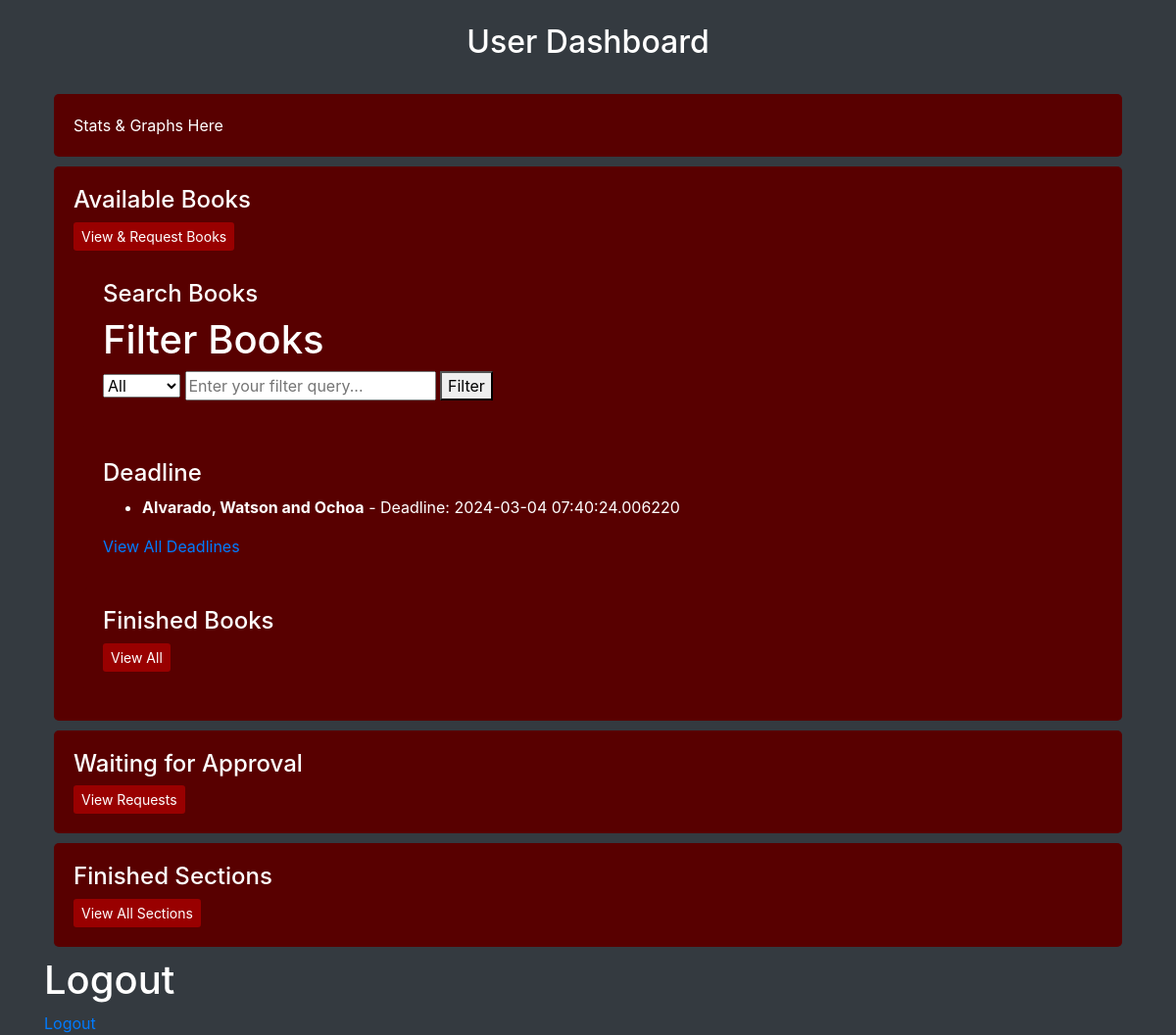
Before: /dashboards/user_dashboard (signed in) with the older database file.
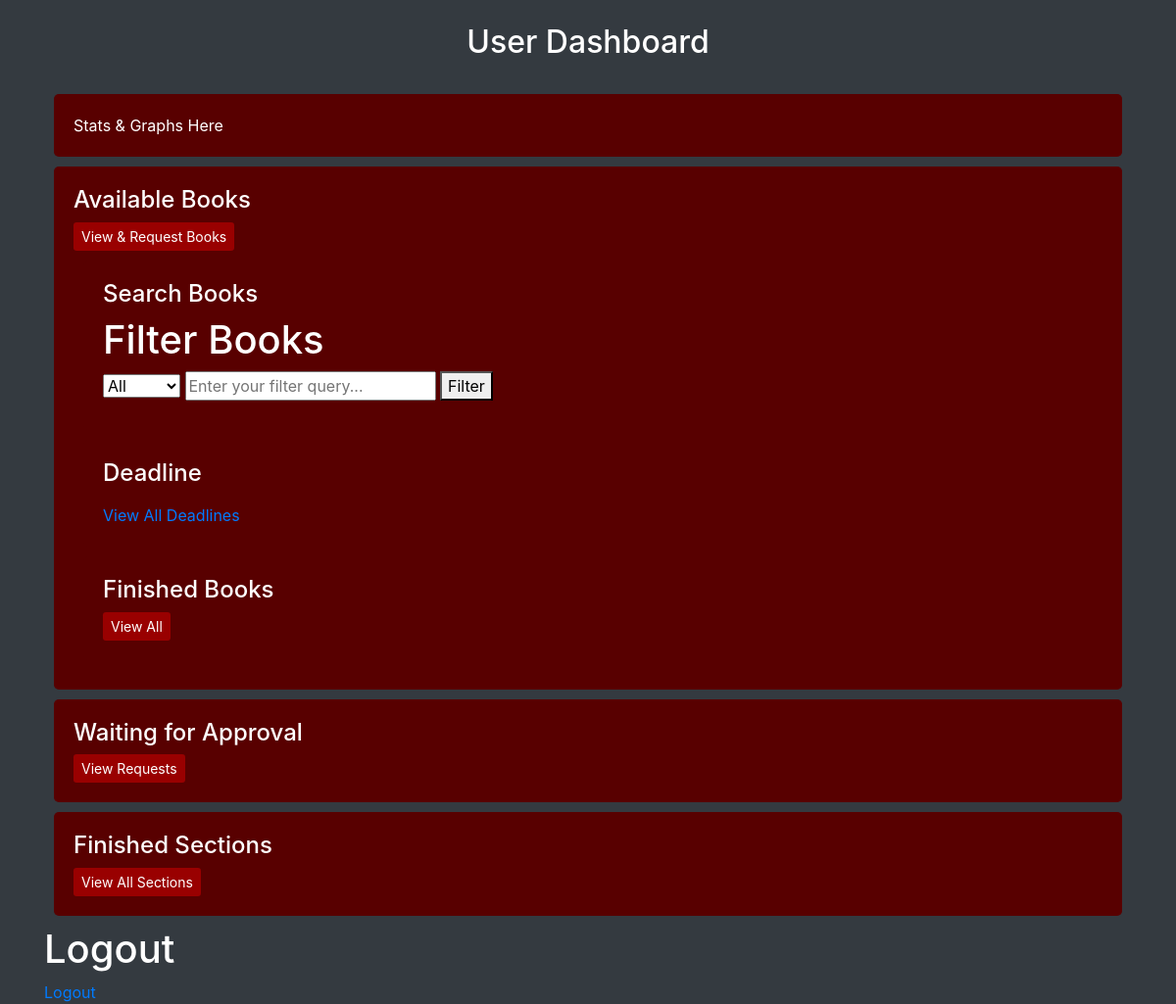
After: the same page with the newer database file.
### models.py (models this page shows, shortened)
class UserBook(db.Model):
    __tablename__ = "userbook"
    id = Column(Integer, primary_key=True)
    user_id = Column(Integer, ForeignKey('user.id'), nullable=False)
    book_id = Column(Integer, ForeignKey('book.id'), nullable=False)
    t_request = Column(DateTime, default=datetime.utcnow, nullable=False)
    t_return = Column(DateTime, nullable=True)
    t_deadline = Column(DateTime, nullable=True)
    is_approved = Column(Boolean, default=False)
    is_rejected = Column(Boolean, default=False)
    user = db.relationship('User', back_populates='user_books')
    book = db.relationship('Book', back_populates='user_books')

class Book(db.Model):
    __table_name__ = "book"
    id = Column(Integer, primary_key=True)
    name = Column(String(100), nullable=False)
    content = Column(Text, nullable=False)
    author = Column(String(100), nullable=False)
    section_id = Column(Integer, ForeignKey('section.id'), nullable=False)
    user_books = db.relationship('UserBook', back_populates='book', lazy=True)

### app.py (the view)
@app.route('/dashboards/user_dashboard')
def user_dashboard():
    user_id = session.get('user_id')
    if not user_id:
        flash('Please login to view your dashboard.', 'error')
        return redirect(url_for('login'))
    borrowed_books = db.session.query(UserBook, Book).join(Book, UserBook.book_id == Book.id).filter(UserBook.user_id == user_id, UserBook.t_return == None, UserBook.is_approved == True).all()
    now = datetime.utcnow()
    books_revoked = False
    deadline_warning_issued = False
    for user_book, book in borrowed_books:
        if user_book.t_deadline and now > user_book.t_deadline:
            user_book.is_approved = False
            books_revoked = True
        elif user_book.t_deadline and user_book.t_deadline - now <= timedelta(days=1):
            deadline_warning_issued = True
    if books_revoked:
        db.session.commit()
        flash('Access to one or more overdue books has been revoked. Please return them as soon as possible.', 'warning')
    if deadline_warning_issued:
        flash('Warning: One or more of your borrowed books are due within the next day. Please return them on time to avoid losing access.', 'warning')
    upcoming_deadlines = [(user_book, book) for user_book, book in borrowed_books if user_book.t_deadline and user_book.t_deadline > now]
    upcoming_deadlines.sort(key=lambda x: x[0].t_deadline)  # Sort by deadline
    upcoming_deadlines = upcoming_deadlines[:3]
    return render_template('dashboards/user_dashboard.html', borrowed_books=borrowed_books,upcoming_deadlines=upcoming_deadlines)

### templates/dashboards/user_dashboard.html (shortened to what this page needs)
<!DOCTYPE html>
<html lang="en">
  <head>
    <link
      href="https://stackpath.bootstrapcdn.com/bootstrap/4.5.2/css/bootstrap.min.css"
      rel="stylesheet"
    />
  </head>
  <body>
    <div class="container">
      <h2 class="text-center my-4">User Dashboard</h2>
      <div class="dashboard-container">
        <div class="dashboard-left">
          <div class="stats">Stats & Graphs Here</div>
          <div class="all-books">
            <h4>Available Books</h4>
            <a
              href="{{ url_for('list_all_books') }}"
              class="btn btn-custom btn-sm"
              >View & Request Books</a
            >
            <div class="search-books">
              <h4>Search Books</h4>
              <h1>Filter Books</h1>
              <form action="/books/filter" method="GET">
                <select name="filter_type" id="filter_type">
                  <option value="all">All</option>
                </select>
                <input
                  type="text"
                  name="query"
                  placeholder="Enter your filter query..."
                />
                <button type="submit">Filter</button>
              </form>
            </div>
            <div class="deadlines">
              <h4>Deadline</h4>
              <ul>
                {% for user_book, book in upcoming_deadlines %}
                <li>
                  <strong>{{ book.name }}</strong> - Deadline: {{
                  user_book.t_deadline }}
                </li>
                {% endfor %}
              </ul>
              <a href="{{ url_for('view_borrowed_books_with_deadlines') }}"
                >View All Deadlines</a
              >
            </div>
            <div class="finished-books">
              <h4>Finished Books</h4>
              <a
                href="{{ url_for('view_finished_books') }}"
                class="btn btn-custom btn-sm"
                >View All</a
              >
            </div>
          </div>
          <div class="dashboard-column">
            <div class="waiting-approval">
              <h4>Waiting for Approval</h4>
              <a
                href="{{ url_for('requested_books') }}"
                class="btn btn-custom btn-sm"
                >View Requests</a
              >
            </div>
            <div class="finished-sections">
              <h4>Finished Sections</h4>
              <a
                href="{{ url_for('view_finished_books_by_section') }}"
                class="btn btn-custom btn-sm"
                >View All Sections</a
              >
            </div>
          </div>
        </div>
      </div>
      <h1>Logout</h1>
      <a href="{{ url_for('logout') }}">Logout</a>
    </div>
  </body>
</html>

### templates/dashboards/user_dashboard.html (style rules this page uses)
body { color: #fff; background-color: #343a40; }
.dashboard-container { display: flex; margin-top: 20px; }
.dashboard-left, .dashboard-right { flex: 1; }
.stats, .deadlines, .waiting-approval, .finished-books, .finished-sections, .all-books, .all-sections, .search-books { background-color: #580000; margin: 10px; padding: 20px; border-radius: 5px; }
.dashboard-column { flex: 50%; }
.btn-custom { background-color: #900; color: #fff; border: none; }
input[type='text'] { margin-bottom: 10px; }

Changed rows visible on the page:
removed UserBook: name "Alvarado, Watson and Ochoa", t_deadline "2024-03-04 07:40:24.006220"
